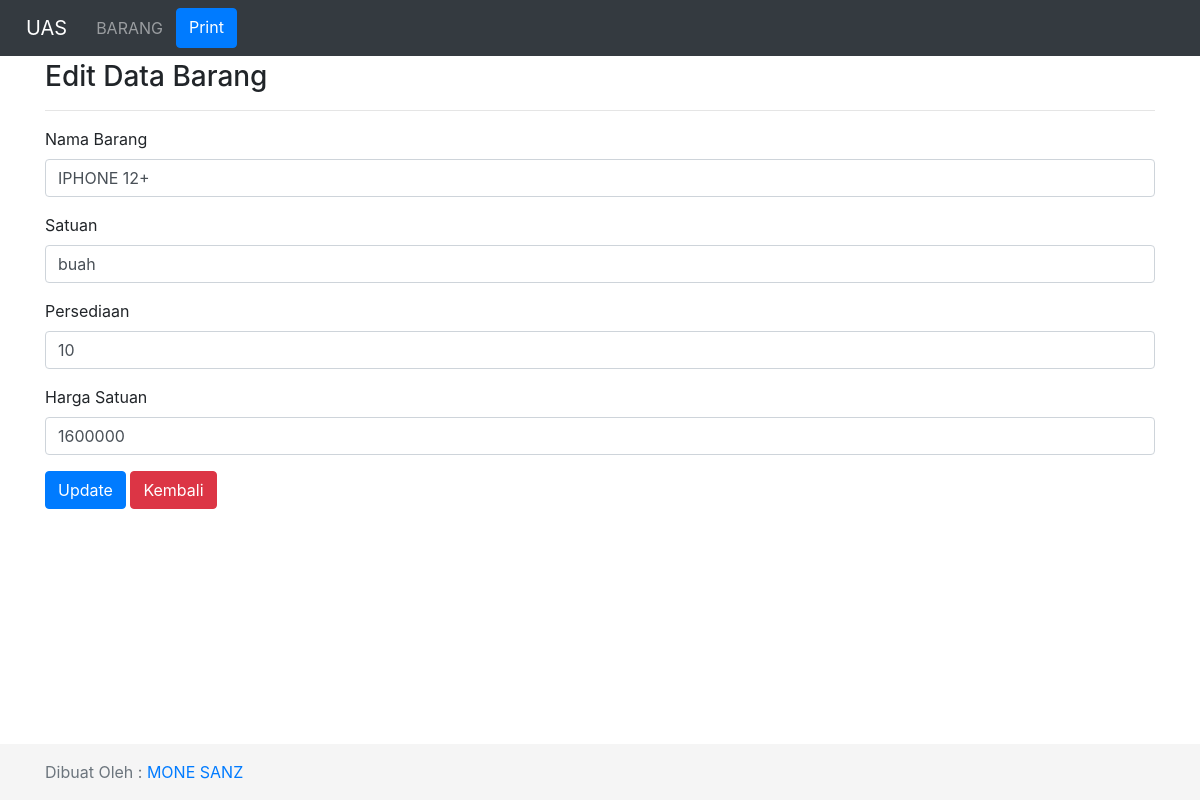
Screenshot of /barang/edit/20 with the database file from the repository.
### tables this page shows
CREATE TABLE `barang` (
  `id_barang` int(10) NOT NULL,
  `nama_barang` varchar(100) NOT NULL,
  `satuan` varchar(20) NOT NULL,
  `stok` int(11) NOT NULL,
  `harga_satuan` int(10) NOT NULL
);

### application/controllers/Barang.php (called while the page is built, shortened)
<?php
class Barang extends CI_Controller {
	function __construct(){
		$this->load->model('m_barang');
	}
	public function edit($id){
		$where = array('id_barang'=>$id);
		$data['barang'] = $this->m_barang->edit_data($where)->result();
		$this->load->view('v_header');
		$this->load->view('barang/v_edit',$data);
		$this->load->view('v_footer');
	}
}

### index.php (called while the page is built, shortened)
<?php
require_once BASEPATH.'core/CodeIgniter.php';

### application/models/m_barang.php (called while the page is built, shortened)
<?php
class M_barang extends CI_Model{
	function edit_data($where){
		return $this->db->get_where('barang',$where);
	}
}

### application/views/barang/v_edit.php (the view, shortened to what this page needs)
<main role="main" class="flex-shrink-0">
  <div class="container">
  	<h3>Edit Data Barang</h3>
  	<hr>
    <?php foreach ($barang as $row) { ?>
    <form method="post" action="<?= base_url('barang/edit_aksi');?>">
      <div class="form-group">
        <label>Nama Barang</label>
        <input type="text" name="nama_barang" class="form-control" value="<?= $row->nama_barang;?>">
      </div>
      <div class="form-group">
        <label>Satuan</label>
        <input type="text" name="satuan" class="form-control" value="<?= $row->satuan;?>">
      </div>
      <div class="form-group">
        <label>Persediaan</label>
        <input type="number" name="stok" class="form-control" value="<?= $row->stok;?>">
      </div>
      <div class="form-group">
        <label>Harga Satuan</label>
        <input type="number" name="harga_satuan" class="form-control" value="<?= $row->harga_satuan;?>">
      </div>
      <button type="submit" class="btn btn-primary">Update</button>
      <a href="<?= base_url('barang'); ?>" class="btn btn-danger">Kembali</a>
    </form>
  <?php } ?>
  </div>
</main>

### assets/custom/style.css (style rules this page uses)
main > .container { padding: 60px 15px 0; }

### rows the page displays
barang: nama_barang "IPHONE 12+", satuan "buah", stok "10", harga_satuan "1600000"
